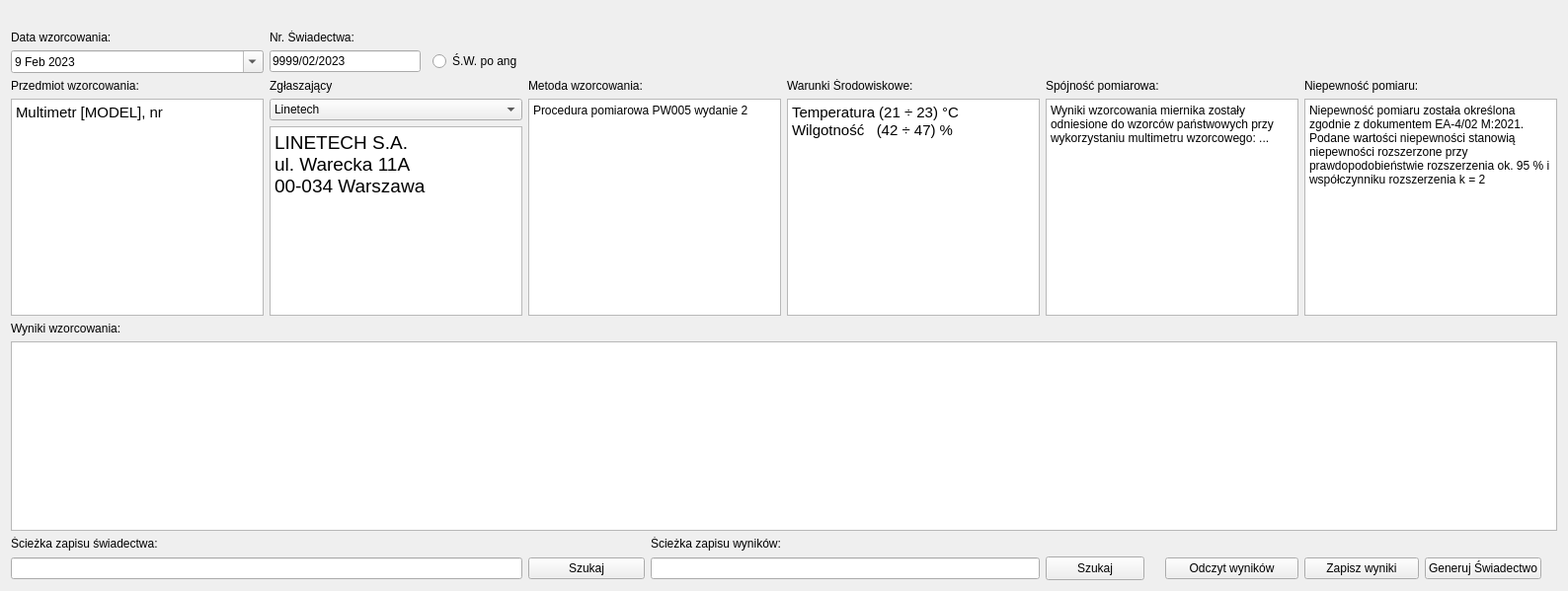
      <widget class="QWidget" name="Swiadectwo">
       <attribute name="title">
        <string>Swiadectwo</string>
       </attribute>
       <layout class="QGridLayout" name="gridLayout_7">
        <item row="3" column="6">
         <widget class="QLabel" name="label_28">
          <property name="text">
           <string>Warunki Środowiskowe:</string>
          </property>
         </widget>
        </item>
        <item row="7" column="0" colspan="12">
         <widget class="QTableWidget" name="wyniki_wzorcowania"/>
        </item>
        <item row="1" column="0">
         <widget class="QLabel" name="label_2">
          <property name="text">
           <string>Data wzorcowania:</string>
          </property>
          <property name="buddy">
           <cstring>data_wzorcowania</cstring>
          </property>
         </widget>
        </item>
        <item row="1" column="1">
         <widget class="QLabel" name="label_25">
          <property name="text">
           <string>Nr. Świadectwa:</string>
          </property>
          <property name="buddy">
           <cstring>numer_swiadectwa</cstring>
          </property>
         </widget>
        </item>
        <item row="0" column="0" colspan="11">
         <widget class="QLabel" name="label_7">
          <property name="text">
           <string/>
          </property>
          <property name="pixmap">
           <pixmap>image/tlo_poloficial.png</pixmap>
          </property>
          <property name="scaledContents">
           <bool>true</bool>
          </property>
         </widget>
        </item>
        <item row="10" column="9">
         <widget class="QPushButton" name="Zapisz_wynik">
          <property name="text">
           <string>Zapisz wyniki</string>
          </property>
         </widget>
        </item>
        <item row="4" column="7" rowspan="2" colspan="2">
         <widget class="QTextEdit" name="spojnosc_pomiarowa">
          <property name="html">
           <string>&lt;!DOCTYPE HTML PUBLIC &quot;-//W3C//DTD HTML 4.0//EN&quot; &quot;http://www.w3.org/TR/REC-html40/strict.dtd&quot;&gt;
&lt;html&gt;&lt;head&gt;&lt;meta name=&quot;qrichtext&quot; content=&quot;1&quot; /&gt;&lt;meta charset=&quot;utf-8&quot; /&gt;&lt;style type=&quot;text/css&quot;&gt;
p, li { white-space: pre-wrap; }
hr { height: 1px; border-width: 0; }
li.unchecked::marker { content: &quot;\2610&quot;; }
li.checked::marker { content: &quot;\2612&quot;; }
&lt;/style&gt;&lt;/head&gt;&lt;body style=&quot; font-family:'Segoe UI'; font-size:9pt; font-weight:400; font-style:normal;&quot;&gt;
&lt;p style=&quot; margin-top:0px; margin-bottom:0px; margin-left:0px; margin-right:0px; -qt-block-indent:0; text-indent:0px;&quot;&gt;Wyniki wzorcowania miernika zostały odniesione do wzorców państwowych przy wykorzystaniu multimetru wzorcowego: ...&lt;/p&gt;&lt;/body&gt;&lt;/html&gt;</string>
          </property>
         </widget>
        </item>
        <item row="4" column="9" rowspan="2" colspan="3">
         <widget class="QTextEdit" name="niepewnosc_pomiaru">
          <property name="html">
           <string>&lt;!DOCTYPE HTML PUBLIC &quot;-//W3C//DTD HTML 4.0//EN&quot; &quot;http://www.w3.org/TR/REC-html40/strict.dtd&quot;&gt;
&lt;html&gt;&lt;head&gt;&lt;meta name=&quot;qrichtext&quot; content=&quot;1&quot; /&gt;&lt;meta charset=&quot;utf-8&quot; /&gt;&lt;style type=&quot;text/css&quot;&gt;
p, li { white-space: pre-wrap; }
hr { height: 1px; border-width: 0; }
li.unchecked::marker { content: &quot;\2610&quot;; }
li.checked::marker { content: &quot;\2612&quot;; }
&lt;/style&gt;&lt;/head&gt;&lt;body style=&quot; font-family:'Segoe UI'; font-size:9pt; font-weight:400; font-style:normal;&quot;&gt;
&lt;p style=&quot; margin-top:0px; margin-bottom:0px; margin-left:0px; margin-right:0px; -qt-block-indent:0; text-indent:0px;&quot;&gt;Niepewność pomiaru została określona zgodnie z dokumentem EA-4/02 M:2021. Podane wartości niepewności stanowią niepewności rozszerzone przy prawdopodobieństwie rozszerzenia ok. 95 % i współczynniku rozszerzenia k = 2&lt;/p&gt;&lt;/body&gt;&lt;/html&gt;</string>
          </property>
         </widget>
        </item>
        <item row="3" column="9">
         <widget class="QLabel" name="label_31">
          <property name="text">
           <string>Niepewność pomiaru:</string>
          </property>
         </widget>
        </item>
        <item row="4" column="6" rowspan="2">
         <widget class="QTextEdit" name="warunki_srodowiskowe">
          <property name="html">
           <string>&lt;!DOCTYPE HTML PUBLIC &quot;-//W3C//DTD HTML 4.0//EN&quot; &quot;http://www.w3.org/TR/REC-html40/strict.dtd&quot;&gt;
&lt;html&gt;&lt;head&gt;&lt;meta name=&quot;qrichtext&quot; content=&quot;1&quot; /&gt;&lt;meta charset=&quot;utf-8&quot; /&gt;&lt;style type=&quot;text/css&quot;&gt;
p, li { white-space: pre-wrap; }
hr { height: 1px; border-width: 0; }
li.unchecked::marker { content: &quot;\2610&quot;; }
li.checked::marker { content: &quot;\2612&quot;; }
&lt;/style&gt;&lt;/head&gt;&lt;body style=&quot; font-family:'Segoe UI'; font-size:9pt; font-weight:400; font-style:normal;&quot;&gt;
&lt;p style=&quot; margin-top:0px; margin-bottom:0px; margin-left:0px; margin-right:0px; -qt-block-indent:0; text-indent:0px;&quot;&gt;&lt;span style=&quot; font-size:11pt;&quot;&gt;Temperatura (21 &lt;/span&gt;&lt;a name=&quot;char-node&quot;&gt;&lt;/a&gt;&lt;span style=&quot; font-family:'u0000'; font-size:11pt;&quot;&gt;÷&lt;/span&gt;&lt;span style=&quot; font-size:11pt;&quot;&gt; 23) °C&lt;/span&gt;&lt;/p&gt;
&lt;p style=&quot; margin-top:0px; margin-bottom:0px; margin-left:0px; margin-right:0px; -qt-block-indent:0; text-indent:0px;&quot;&gt;&lt;span style=&quot; font-size:11pt;&quot;&gt;Wilgotność   (42 &lt;/span&gt;&lt;a name=&quot;char-node&quot;&gt;&lt;/a&gt;&lt;span style=&quot; font-family:'u0000'; font-size:11pt;&quot;&gt;÷&lt;/span&gt;&lt;span style=&quot; font-size:11pt;&quot;&gt; 47) %&lt;/span&gt;&lt;/p&gt;&lt;/body&gt;&lt;/html&gt;</string>
          </property>
         </widget>
        </item>
        <item row="10" column="10">
         <widget class="QPushButton" name="generuj_swiadectwo">
          <property name="text">
           <string>Generuj Świadectwo</string>
          </property>
         </widget>
        </item>
        <item row="3" column="0">
         <widget class="QLabel" name="label_26">
          <property name="text">
           <string>Przedmiot wzorcowania:</string>
          </property>
         </widget>
        </item>
        <item row="2" column="3">
         <widget class="QRadioButton" name="ANG">
          <property name="text">
           <string>Ś.W. po ang</string>
          </property>
         </widget>
        </item>
        <item row="6" column="0">
         <widget class="QLabel" name="label_33">
          <property name="text">
           <string>Wyniki wzorcowania:</string>
          </property>
         </widget>
        </item>
        <item row="3" column="7">
         <widget class="QLabel" name="label_30">
          <property name="text">
           <string>Spójność pomiarowa:</string>
          </property>
         </widget>
        </item>
        <item row="3" column="4" colspan="2">
         <widget class="QLabel" name="label_27">
          <property name="text">
           <string>Metoda wzorcowania:</string>
          </property>
         </widget>
        </item>
        <item row="4" column="4" rowspan="2" colspan="2">
         <widget class="QTextEdit" name="metoda_wzorcowania">
          <property name="html">
           <string>&lt;!DOCTYPE HTML PUBLIC &quot;-//W3C//DTD HTML 4.0//EN&quot; &quot;http://www.w3.org/TR/REC-html40/strict.dtd&quot;&gt;
&lt;html&gt;&lt;head&gt;&lt;meta name=&quot;qrichtext&quot; content=&quot;1&quot; /&gt;&lt;meta charset=&quot;utf-8&quot; /&gt;&lt;style type=&quot;text/css&quot;&gt;
p, li { white-space: pre-wrap; }
hr { height: 1px; border-width: 0; }
li.unchecked::marker { content: &quot;\2610&quot;; }
li.checked::marker { content: &quot;\2612&quot;; }
&lt;/style&gt;&lt;/head&gt;&lt;body style=&quot; font-family:'Segoe UI'; font-size:9pt; font-weight:400; font-style:normal;&quot;&gt;
&lt;p style=&quot; margin-top:0px; margin-bottom:0px; margin-left:0px; margin-right:0px; -qt-block-indent:0; text-indent:0px;&quot;&gt;Procedura pomiarowa PW005 wydanie 2&lt;/p&gt;&lt;/body&gt;&lt;/html&gt;</string>
          </property>
         </widget>
        </item>
        <item row="8" column="0">
         <widget class="QLabel" name="label_34">
          <property name="text">
           <string>Ścieżka zapisu świadectwa:</string>
          </property>
         </widget>
        </item>
        <item row="2" column="0">
         <widget class="QDateEdit" name="data_wzorcowania">
          <property name="dateTime">
           <datetime>
            <hour>22</hour>
            <minute>0</minute>
            <second>0</second>
            <year>2023</year>
            <month>2</month>
            <day>9</day>
           </datetime>
          </property>
          <property name="calendarPopup">
           <bool>true</bool>
          </property>
         </widget>
        </item>
        <item row="2" column="1">
         <widget class="QLineEdit" name="numer_swiadectwa">
          <property name="text">
           <string>9999/02/2023</string>
          </property>
          <property name="clearButtonEnabled">
           <bool>false</bool>
          </property>
         </widget>
        </item>
        <item row="10" column="8">
         <widget class="QPushButton" name="odczyt_wynikow">
          <property name="maximumSize">
           <size>
            <width>16777215</width>
            <height>16777215</height>
           </size>
          </property>
          <property name="text">
           <string>Odczyt wyników</string>
          </property>
         </widget>
        </item>
        <item row="10" column="7">
         <widget class="QPushButton" name="SzukajWynikow">
          <property name="enabled">
           <bool>true</bool>
          </property>
          <property name="minimumSize">
           <size>
            <width>0</width>
            <height>24</height>
           </size>
          </property>
          <property name="maximumSize">
           <size>
            <width>100</width>
            <height>16777215</height>
           </size>
          </property>
          <property name="baseSize">
           <size>
            <width>0</width>
            <height>0</height>
           </size>
          </property>
          <property name="text">
           <string>Szukaj</string>
          </property>
          <property name="autoRepeatDelay">
           <number>300</number>
          </property>
         </widget>
        </item>
        <item row="8" column="5">
         <widget class="QLabel" name="label_35">
          <property name="text">
           <string>Ścieżka zapisu wyników:</string>
          </property>
         </widget>
        </item>
        <item row="10" column="4">
         <widget class="QPushButton" name="SzukajSW">
          <property name="text">
           <string>Szukaj</string>
          </property>
         </widget>
        </item>
        <item row="10" column="0" colspan="4">
         <widget class="QLineEdit" name="sciezkaSW_zapis"/>
        </item>
        <item row="10" column="5" colspan="2">
         <widget class="QLineEdit" name="sciezkaWynik_zapis"/>
        </item>
        <item row="4" column="0" rowspan="2">
         <widget class="QTextEdit" name="przedmiot_wzorcowania">
          <property name="html">
           <string>&lt;!DOCTYPE HTML PUBLIC &quot;-//W3C//DTD HTML 4.0//EN&quot; &quot;http://www.w3.org/TR/REC-html40/strict.dtd&quot;&gt;
&lt;html&gt;&lt;head&gt;&lt;meta name=&quot;qrichtext&quot; content=&quot;1&quot; /&gt;&lt;meta charset=&quot;utf-8&quot; /&gt;&lt;style type=&quot;text/css&quot;&gt;
p, li { white-space: pre-wrap; }
hr { height: 1px; border-width: 0; }
li.unchecked::marker { content: &quot;\2610&quot;; }
li.checked::marker { content: &quot;\2612&quot;; }
&lt;/style&gt;&lt;/head&gt;&lt;body style=&quot; font-family:'Segoe UI'; font-size:9pt; font-weight:400; font-style:normal;&quot;&gt;
&lt;p style=&quot; margin-top:0px; margin-bottom:0px; margin-left:0px; margin-right:0px; -qt-block-indent:0; text-indent:0px;&quot;&gt;&lt;span style=&quot; font-size:11pt;&quot;&gt;Multimetr [MODEL], nr &lt;/span&gt;&lt;/p&gt;&lt;/body&gt;&lt;/html&gt;</string>
          </property>
         </widget>
        </item>
        <item row="5" column="1" colspan="3">
         <widget class="QTextEdit" name="Zglaszajacy">
          <property name="html">
           <string>&lt;!DOCTYPE HTML PUBLIC &quot;-//W3C//DTD HTML 4.0//EN&quot; &quot;http://www.w3.org/TR/REC-html40/strict.dtd&quot;&gt;
&lt;html&gt;&lt;head&gt;&lt;meta name=&quot;qrichtext&quot; content=&quot;1&quot; /&gt;&lt;meta charset=&quot;utf-8&quot; /&gt;&lt;style type=&quot;text/css&quot;&gt;
p, li { white-space: pre-wrap; }
hr { height: 1px; border-width: 0; }
li.unchecked::marker { content: &quot;\2610&quot;; }
li.checked::marker { content: &quot;\2612&quot;; }
&lt;/style&gt;&lt;/head&gt;&lt;body style=&quot; font-family:'Segoe UI'; font-size:9pt; font-weight:400; font-style:normal;&quot;&gt;
&lt;p style=&quot; margin-top:0px; margin-bottom:0px; margin-left:0px; margin-right:0px; -qt-block-indent:0; text-indent:0px;&quot;&gt;&lt;span style=&quot; font-family:'Times New Roman','serif'; font-size:14pt;&quot;&gt;LINETECH S.A.&lt;br /&gt;ul. Warecka 11A&lt;br /&gt;00-034 Warszawa&lt;/span&gt;&lt;/p&gt;&lt;/body&gt;&lt;/html&gt;</string>
          </property>
         </widget>
        </item>
        <item row="4" column="1" colspan="3">
         <widget class="QComboBox" name="Wybor_zglaszajacy">
          <item>
           <property name="text">
            <string>Linetech</string>
           </property>
          </item>
          <item>
           <property name="text">
            <string>Hanza</string>
           </property>
          </item>
          <item>
           <property name="text">
            <string>Hitachi</string>
           </property>
          </item>
         </widget>
        </item>
        <item row="3" column="1">
         <widget class="QLabel" name="label_11">
          <property name="text">
           <string>Zgłaszający</string>
          </property>
         </widget>
        </item>
       </layout>
      </widget>
